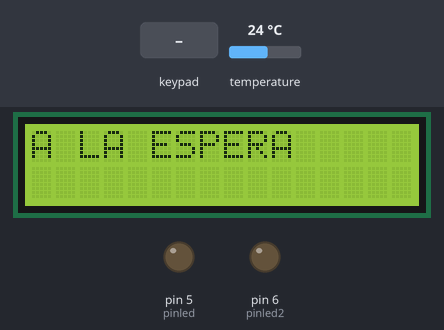
A sketch run on a simulated Arduino Mega 2560, built with avr-gcc and run on an emulated ATmega2560. Parts: 16×2 character LCD, output pins drawn as LEDs (lit = HIGH). The inputs (shaded band) are chosen by the test bench; at power-on: temperature 24 °C. The local clock reads 2024-03-15 10:24:30 at power-on unless the sketch sets it; storage starts empty.

Above: at 2.4 s.
2.5 s: key 'E' pressed
At 5.0 s:
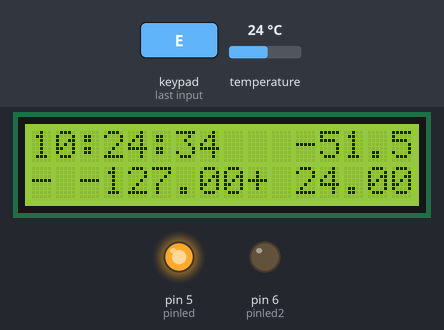
5.5 s: temperature set to 12 °C
At 7.6 s:
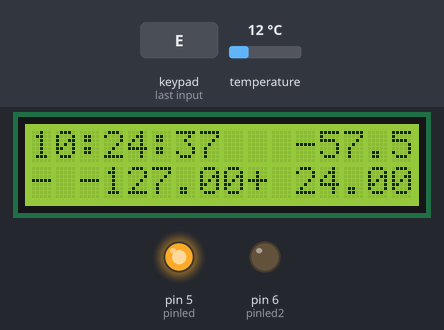
8.5 s: temperature set to 19 °C
At 11.1 s:
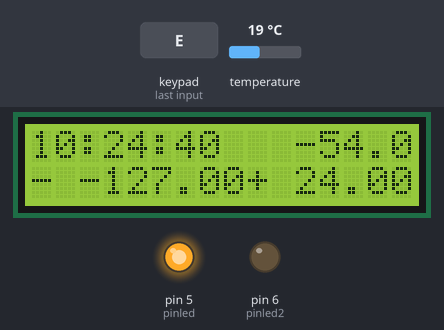
11.5 s: temperature set to 28 °C
At 14.4 s:
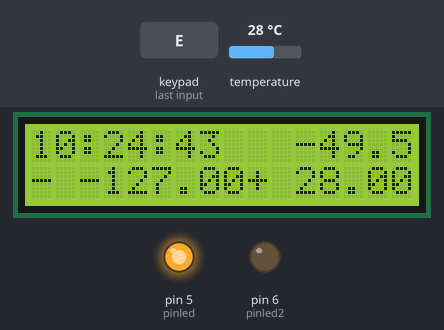
Timing chart, 0 to 15.5 s (numbered marks = the images above; inputs shaded):
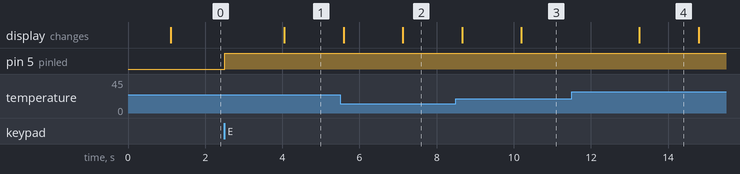

Measured:
- after the input at 2.5 s, pin 5 (pinled): LOW → HIGH at once; the display: changes after 1.5 s (image 1)

The sketch:

segundapruebatecladoypantalla.ino
```cpp
#include <Wire.h>
#include <TimerOne.h>
#include <OneWire.h>
#include <DallasTemperature.h>
#include <SD.h>
#include <LiquidCrystal.h>
#include <Rtc_Pcf8563.h>
#include <Keypad.h>

const byte ROWS = 4;
const byte COLS = 4;
char keys[ROWS][COLS] = {
 {'1','2','3','A'},
 {'4','5','6','B'},
 {'7','8','9','C'},
 {'E','0','P','D'}
};
byte rowPins[ROWS] = {30,32,34,36}; //Filas(pines del 9 al 6)
byte colPins[COLS] = {38,40,42,44}; //Columnas (pines del 5 al)
Keypad keypad = Keypad( makeKeymap(keys), rowPins, colPins, ROWS, COLS );


Rtc_Pcf8563 rtc;

LiquidCrystal lcd(22, 23, 24, 25, 26, 27);

File myFile;
OneWire ourWire(2);                       //Se establece el pin 2  como bus OneWire
DallasTemperature sensors(&ourWire);      //Se declara una variable u objeto para nuestro sensor

int pinled = 5;                           //led leer temperaturas
int pinled2 = 6;                          //led pausa lectura
int pinboton = 9;                         //pin interruptor inicio/parar tomas
int valorboton = 0;
long intervalo = 100;
long millisanteriores = 0;                //variable para intervalos
long intervalo2 = 100;
long intervalo3 = 1000;
long millisanteriores2 = 0;
long intervalo4h  = 10000;               //intervalo entre grabar medidas
long millisanteriores3 = 0;

float tempmin=100;
float tempmax=0;
float val=0;
int i;
int s;
int x;
int y;

void setup()
{

pinMode(5, OUTPUT);       //
pinMode(6, OUTPUT);       //pines leds y botones
pinMode(9, INPUT);        //


delay(1000);              //evitar error en primera lectura
Serial.begin(9600);
sensors.begin();          //Se inicia el sensor
lcd.begin(16, 2);         //se inicia la antalla a 16x2

if (!SD.begin(4))         //pin 4 como pin de comunicacion(NO USAR)
{
 return;
}

lcd.clear();
lcd.setCursor(0, 0);
lcd.print("A LA ESPERA");
delay(intervalo);
/////////////////////////////////////////////////////////////////////////////////////////////

  //rtc.initClock();
  /* dianumero, diasemana, mes, siglo(0siempre), año */

 //rtc.setDate(25, 4, 5, 0, 17);
  /* hr, min, sec */
  //rtc.setTime(21, 15, 40);                                        /////poner en hora el reloj
  /* el pin de la allarma es low cuando ocurre
   * min, hr, dia, diasemana
   * 99 = nno hay valor de alarma
   */
  //rtc.setAlarm(16, 99, 99, 99);
//////////////////////////////////////////////////////////////////////////////////////////
}
void loop()
{

int key = keypad.getKey();

if (key)
{
  x = key;
}
if (key != 0)
{
  x = x;
}
while (x == 'E')
{


    digitalWrite(pinled2, LOW);                                 //apagamos led de pausa
    digitalWrite(pinled, HIGH);                                 //encendemos led de lectura

      myFile = SD.open("datalog.txt", FILE_WRITE);                //abrimos  el archivo
     if (myFile)
          {

           float media=0;
           for(i=0;i<=1;i++)
            {
              sensors.requestTemperatures();                     //Enviamos el comando para obtener la temperatura
              float val =  sensors.getTempCByIndex(i);           // Almacenamos la temperatura en la variable val
              media=media+val;                                   //Vamos sumando para poder calcular la media de las temperaturas
              if (val<tempmin)
              tempmin=val;
              if (val>tempmax)
              tempmax=val;
              unsigned long millisactuales2 = millis();          //actualizamos el contador actual

              if(millisactuales2 - millisanteriores2>intervalo2) //diferencia del intervalo marcado
                 {
                  millisanteriores2 = millisactuales2;
                 }
            }
            media=media/i;                                        //Calculamos la media de las temperaturas

                        lcd.clear();
                        lcd.setCursor(0, 0);
                        lcd.print(rtc.formatTime());
                        lcd.setCursor(0, 1);
                        lcd.print("-");
                        lcd.setCursor(2, 1);
                        lcd.print(tempmin);
                        lcd.setCursor(11, 0);
                        lcd.print(media);
                        lcd.setCursor(9, 1);
                        lcd.print("+");
                        lcd.setCursor(11, 1);
                        lcd.print(tempmax);

/////////////////////////////////////////////////////////////////////////////////////////////////////////////////////////////////////


                    unsigned long millisactuales3 = millis();                 //actualizamos el contador actual
              if(millisactuales3 - millisanteriores3>intervalo4h)         //diferencia del intervalo marcado
              {
                    millisanteriores3 = millisactuales3;
                      myFile.print(rtc.formatTime());
                      myFile.print("  ");
                      myFile.print(rtc.formatDate());
                      myFile.print(" ; ");
                       unsigned long millisactuales2 = millis();                       //actualizamos el contador actual
                        if(millisactuales2 - millisanteriores2>intervalo2)              //diferencia del intervalo marcado
                            {
                              millisanteriores2 = millisactuales2;
                            }

                     for(s=0;s<=1;s++)
                       {
                             sensors.requestTemperatures();                                  //Enviamos el comando para obtener la temperatura
                             float val =  sensors.getTempCByIndex(s);                        // Almacenamos la temperatura en la variable val
                              myFile.print(val);                                              //Mostramos por puerto serie el valor de la temperatura leida
                              myFile.print(" ; ");
                              unsigned long millisactuales2 = millis();                       //actualizamos el contador actual
                              if(millisactuales2 - millisanteriores2>intervalo2)              //diferencia del intervalo marcado
                                 {
                                  millisanteriores2 = millisactuales2;
                                 }

                         }
                            myFile.println(" ");
              }

/////////////////////////////////////////////////////////////////////////////////////////////////////////////////////////////////////////////////////////////
            }

            myFile.close();                             //cerramos el archivo

}

while (key == 'P')
{

  digitalWrite(pinled2, HIGH);                          //encendemos el led de pausa
  digitalWrite(pinled, LOW);                            //apagamos el led de lectura
unsigned long millisactuales2 = millis();               //actualizamos el contador actual
   if(millisactuales2 - millisanteriores2>intervalo2)   //diferencia del intervalo marcado
     {
      millisanteriores2 = millisactuales2;
      digitalRead(pinboton);
  lcd.clear();
  lcd.setCursor(0, 0);
  lcd.print("PAUSA");
     }

}

}
```
